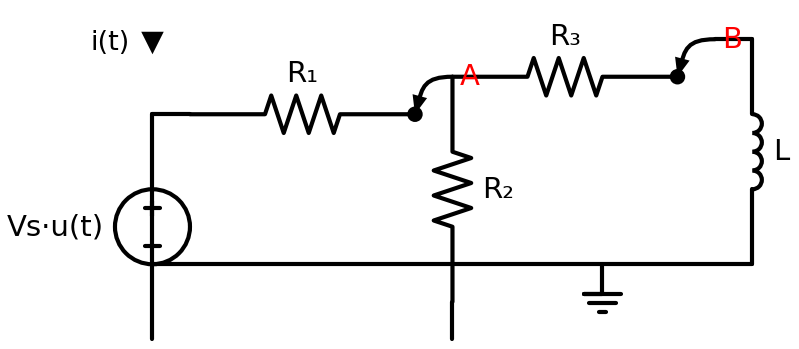

Recreate this plot in Python.
"""
Q3-V1: RL Step Response — Complex Resistor Network
Vs*u(t) → R1 → Node A (R2 to ground) → R3 → Node B (L to ground).
3-4 nodes, multi-step analysis required.
"""
import schemdraw
import schemdraw.elements as elm

with schemdraw.Drawing() as d:
    d.config(unit=3, fontsize=14, font='sans-serif')

    # Voltage source with step input
    source = d.add(elm.SourceV().up().label('Vs·u(t)', loc='top', ofst=0.15))

    # Top rail: R1
    d += elm.Line().right().length(0.5).at(source.end)
    d += elm.Resistor().right().label('R₁')

    # Node A junction
    nodeA = d.add(elm.Dot())
    d.add(elm.Annotate().at(nodeA.center).delta(0.5, 0.5).label('A', color='red', fontsize=14))

    # R2 vertical to ground from Node A
    d.push()
    d += elm.Resistor().down().label('R₂', loc='bottom', ofst=0.15)
    d += elm.Line().down().length(0.5)
    d.pop()

    # R3 horizontal to Node B
    d += elm.Resistor().right().label('R₃')

    # Node B junction
    nodeB = d.add(elm.Dot())
    d.add(elm.Annotate().at(nodeB.center).delta(0.5, 0.5).label('B', color='red', fontsize=14))

    # Inductor vertical to ground from Node B
    d += elm.Line().right().length(0.5)
    ind = d.add(elm.Inductor().down().label('L', loc='bottom', ofst=0.15))

    # Current arrow
    d.add(elm.CurrentLabelInline(direction='in').at(source.end).label('i(t)', fontsize=13))

    # Return path with ground
    d += elm.Line().left().length(2)
    d += elm.Ground()
    d += elm.Line().left().tox(source.start)
    d += elm.Line().up().toy(source.start)

    d.save('q3_v1_rl_step.svg')
